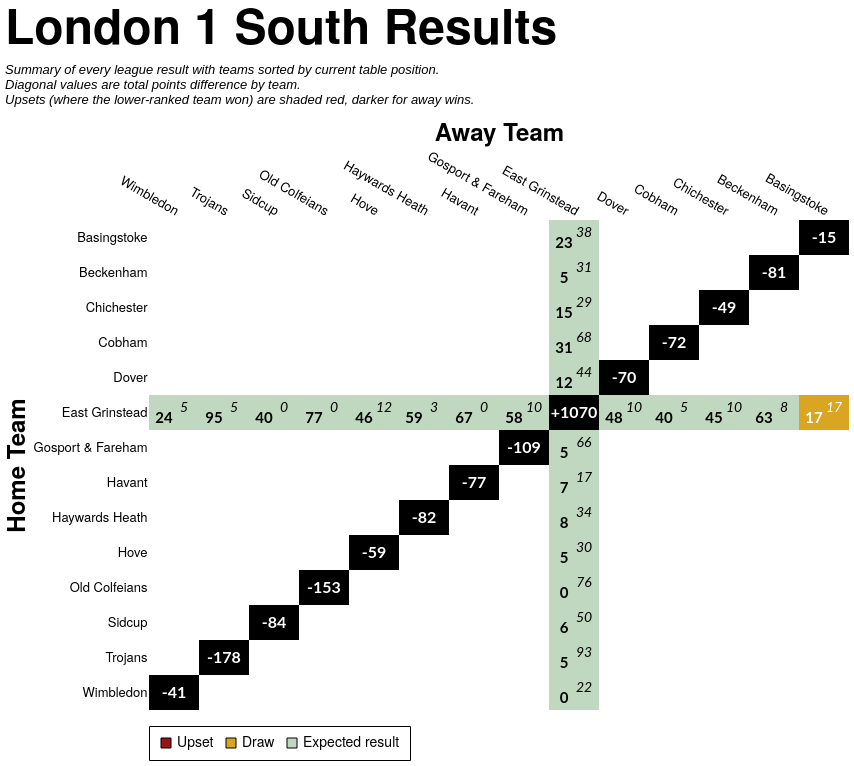

Specify this chart in Vega-Lite:
### Vega-Lite specification from a JSON file in a GitHub repository (floating-point values rounded to 4 significant figures; data arrays with more than 128 entries replaced by an {"elided": "..."} marker saying what was removed)
{"config": {"axis": {"labelFont": "PT Sans Narrow, Helvetica Neue, Helvetica, Arial, sans-serif", "titleFont": "PT Sans Narrow, Helvetica Neue, Helvetica, Arial, sans-serif", "labelFontSize": 13, "titleFontSize": 24, "gridColor": "#202947", "gridOpacity": 0.2, "zindex": 1}, "text": {"font": "Lato, sans-serif"}, "bar": {"cornerRadiusEnd": 5}, "header": {"labelFont": "PT Sans Narrow, Helvetica Neue, Helvetica, Arial, sans-serif", "titleFont": "PT Sans Narrow, Helvetica Neue, Helvetica, Arial, sans-serif", "labelFontSize": 24, "titleFontSize": 28, "labelFontWeight": "bold", "orient": "left"}, "legend": {"labelFont": "PT Sans Narrow, Helvetica Neue, Helvetica, Arial, sans-serif", "titleFont": "PT Sans Narrow, Helvetica Neue, Helvetica, Arial, sans-serif", "labelFontSize": 14, "titleFontSize": 16, "titlePadding": 5, "fillColor": "white", "strokeColor": "black", "padding": 10, "titleFontWeight": "lighter", "titleFontStyle": "italic", "titleColor": "gray", "offset": 10}, "title": {"font": "PT Sans Narrow, Helvetica Neue, Helvetica, Arial, sans-serif", "fontSize": 48, "fontWeight": "bold", "anchor": "start", "align": "center", "titlePadding": 20, "subtitlePadding": 10, "subtitleFontSize": 13, "subtitleColor": "", "subtitleFontStyle": "italic", "offset": 15, "color": "black"}, "axisX": {"labelAngle": 0}, "facet": {"title": null, "header": null, "align": {"row": "each", "column": "each"}, "spacing": 10}, "resolve": {"scale": {"y": "independent", "facet": "independent"}}, "background": "transparent", "scale": {"offsetBandPaddingOuter": 0.2, "offsetBandPaddingInner": 0.1}, "view": {"stroke": null, "background": "transparent"}}, "layer": [{"data": {"name": "data-c1d8f1727e46758b5e7db4a7bcf961a6"}, "mark": {"type": "rect"}, "encoding": {"color": {"field": "unexpected_result", "legend": {"labelExpr": "datum.value === 'Upset (Away Win)' ? 'Upset' : datum.value", "labelLimit": 220, "offset": 16, "orient": "bottom", "symbolStrokeColor": "black", "symbolStrokeWidth": 1, "values": ["Upset (Away Win)", "Draw", "Expected result"]}, "scale": {"domain": ["Expected result", "Upset (Home Win)", "Upset (Away Win)", "Draw", "To be played", "N/A"], "range": ["#146f1444", "#991515bb", "#991515", "goldenrod", "white", "black"]}, "title": null, "type": "nominal"}, "opacity": {"condition": {"test": "datum.home_team == param_26.home_team || datum.away_team == param_26.home_team || !isValid(param_26.home_team)", "value": 1.0}, "value": 0.1}, "tooltip": [{"field": "home_team", "title": "Home", "type": "nominal"}, {"field": "away_team", "title": "Away", "type": "nominal"}, {"field": "home_score_text", "title": "Home Score", "type": "nominal"}, {"field": "away_score_text", "title": "Away Score", "type": "nominal"}, {"field": "result", "title": "Result", "type": "nominal"}, {"field": "unexpected_result", "title": "Unexpectedness", "type": "nominal"}, {"field": "date", "format": "%d %b %Y", "title": "Date", "type": "temporal"}], "x": {"axis": {"domain": false, "grid": false, "labelAngle": 30, "orient": "top", "ticks": false}, "field": "away_team", "sort": ["Wimbledon", "Trojans", "Sidcup", "Old Colfeians", "Hove", "Haywards Heath", "Havant", "Gosport & Fareham", "East Grinstead", "Dover", "Cobham", "Chichester", "Beckenham", "Basingstoke"], "title": "Away Team", "type": "nominal"}, "y": {"axis": {"domain": false, "grid": false, "ticks": false}, "field": "home_team", "sort": ["Basingstoke", "Beckenham", "Chichester", "Cobham", "Dover", "East Grinstead", "Gosport & Fareham", "Havant", "Haywards Heath", "Hove", "Old Colfeians", "Sidcup", "Trojans", "Wimbledon"], "title": "Home Team", "type": "nominal"}}, "name": "view_27"}, {"data": {"name": "data-c1d8f1727e46758b5e7db4a7bcf961a6"}, "mark": {"type": "text", "fontStyle": "italic", "size": 14, "xOffset": 10, "yOffset": -5}, "encoding": {"color": {"condition": {"test": "(datum.home_team == param_26.home_team || datum.away_team == param_26.home_team || !isValid(param_26.home_team)) && datum.unexpected_result == 'Expected result'", "value": "black"}, "value": "white"}, "text": {"field": "away_score_text", "type": "nominal"}, "x": {"field": "away_team", "sort": ["Wimbledon", "Trojans", "Sidcup", "Old Colfeians", "Hove", "Haywards Heath", "Havant", "Gosport & Fareham", "East Grinstead", "Dover", "Cobham", "Chichester", "Beckenham", "Basingstoke"], "type": "nominal"}, "y": {"field": "home_team", "sort": ["Basingstoke", "Beckenham", "Chichester", "Cobham", "Dover", "East Grinstead", "Gosport & Fareham", "Havant", "Haywards Heath", "Hove", "Old Colfeians", "Sidcup", "Trojans", "Wimbledon"], "type": "nominal"}}, "transform": [{"filter": "datum.away_score_text != '' && datum.away_score_text != 'WO'"}]}, {"data": {"name": "data-c1d8f1727e46758b5e7db4a7bcf961a6"}, "mark": {"type": "text", "size": 12, "xOffset": 10, "yOffset": -5}, "encoding": {"color": {"condition": {"test": "(datum.home_team == param_26.home_team || datum.away_team == param_26.home_team || !isValid(param_26.home_team)) && datum.unexpected_result == 'Expected result'", "value": "black"}, "value": "white"}, "text": {"field": "away_score_text", "type": "nominal"}, "x": {"field": "away_team", "sort": ["Wimbledon", "Trojans", "Sidcup", "Old Colfeians", "Hove", "Haywards Heath", "Havant", "Gosport & Fareham", "East Grinstead", "Dover", "Cobham", "Chichester", "Beckenham", "Basingstoke"], "type": "nominal"}, "y": {"field": "home_team", "sort": ["Basingstoke", "Beckenham", "Chichester", "Cobham", "Dover", "East Grinstead", "Gosport & Fareham", "Havant", "Haywards Heath", "Hove", "Old Colfeians", "Sidcup", "Trojans", "Wimbledon"], "type": "nominal"}}, "transform": [{"filter": "datum.away_score_text == 'WO'"}]}, {"data": {"name": "data-c1d8f1727e46758b5e7db4a7bcf961a6"}, "mark": {"type": "text", "fontWeight": "bold", "size": 15, "xOffset": -10, "yOffset": 5}, "encoding": {"color": {"condition": {"test": "(datum.home_team == param_26.home_team || datum.away_team == param_26.home_team || !isValid(param_26.home_team)) && datum.unexpected_result == 'Expected result'", "value": "black"}, "value": "white"}, "text": {"field": "home_score_text", "type": "nominal"}, "x": {"field": "away_team", "sort": ["Wimbledon", "Trojans", "Sidcup", "Old Colfeians", "Hove", "Haywards Heath", "Havant", "Gosport & Fareham", "East Grinstead", "Dover", "Cobham", "Chichester", "Beckenham", "Basingstoke"], "type": "nominal"}, "y": {"field": "home_team", "sort": ["Basingstoke", "Beckenham", "Chichester", "Cobham", "Dover", "East Grinstead", "Gosport & Fareham", "Havant", "Haywards Heath", "Hove", "Old Colfeians", "Sidcup", "Trojans", "Wimbledon"], "type": "nominal"}}, "transform": [{"filter": "datum.home_score_text != '' && datum.home_score_text != 'WO'"}]}, {"data": {"name": "data-c1d8f1727e46758b5e7db4a7bcf961a6"}, "mark": {"type": "text", "size": 12, "xOffset": -10, "yOffset": 5}, "encoding": {"color": {"condition": {"test": "(datum.home_team == param_26.home_team || datum.away_team == param_26.home_team || !isValid(param_26.home_team)) && datum.unexpected_result == 'Expected result'", "value": "black"}, "value": "white"}, "text": {"field": "home_score_text", "type": "nominal"}, "x": {"field": "away_team", "sort": ["Wimbledon", "Trojans", "Sidcup", "Old Colfeians", "Hove", "Haywards Heath", "Havant", "Gosport & Fareham", "East Grinstead", "Dover", "Cobham", "Chichester", "Beckenham", "Basingstoke"], "type": "nominal"}, "y": {"field": "home_team", "sort": ["Basingstoke", "Beckenham", "Chichester", "Cobham", "Dover", "East Grinstead", "Gosport & Fareham", "Havant", "Haywards Heath", "Hove", "Old Colfeians", "Sidcup", "Trojans", "Wimbledon"], "type": "nominal"}}, "transform": [{"filter": "datum.home_score_text == 'WO'"}]}, {"data": {"name": "data-8395a85eb6dff59fcdbd123e48d29d8f"}, "mark": {"type": "text", "color": "white", "fontWeight": "bold", "size": 16}, "encoding": {"text": {"field": "display_text", "type": "nominal"}, "tooltip": [{"field": "home_team", "title": "Team", "type": "nominal"}, {"field": "display_text", "title": "Points Difference", "type": "nominal"}], "x": {"field": "away_team", "sort": ["Wimbledon", "Trojans", "Sidcup", "Old Colfeians", "Hove", "Haywards Heath", "Havant", "Gosport & Fareham", "East Grinstead", "Dover", "Cobham", "Chichester", "Beckenham", "Basingstoke"], "type": "nominal"}, "y": {"field": "home_team", "sort": ["Basingstoke", "Beckenham", "Chichester", "Cobham", "Dover", "East Grinstead", "Gosport & Fareham", "Havant", "Haywards Heath", "Hove", "Old Colfeians", "Sidcup", "Trojans", "Wimbledon"], "type": "nominal"}}}], "height": {"step": 35}, "params": [{"name": "param_26", "select": {"type": "point", "clear": "dblclick", "fields": ["home_team"], "on": "click"}, "value": null, "views": ["view_27"]}], "title": {"text": "London 1 South Results", "subtitle": ["Summary of every league result with teams sorted by current table position.", "Diagonal values are total points difference by team.", "Upsets (where the lower-ranked team won) are shaded red, darker for away wins."]}, "width": {"step": 50}, "$schema": "https://vega.github.io/schema/vega-lite/v5.20.1.json", "datasets": {"data-c1d8f1727e46758b5e7db4a7bcf961a6": {"elided": "196 records"}, "data-8395a85eb6dff59fcdbd123e48d29d8f": [{"home_team": "Basingstoke", "away_team": "Basingstoke", "match_id": null, "date": "", "home_score": null, "away_score": null, "home_walkover": null, "away_walkover": null, "result": "N/A", "home_score_text": "", "away_score_text": "", "wo_result": "", "score_text": "", "display_text": "-15", "is_diagonal": true, "result_simple": "N/A", "unexpected_result": "N/A", "unexpected_opacity": 1.0}, {"home_team": "Beckenham", "away_team": "Beckenham", "match_id": null, "date": "", "home_score": null, "away_score": null, "home_walkover": null, "away_walkover": null, "result": "N/A", "home_score_text": "", "away_score_text": "", "wo_result": "", "score_text": "", "display_text": "-81", "is_diagonal": true, "result_simple": "N/A", "unexpected_result": "N/A", "unexpected_opacity": 1.0}, {"home_team": "Chichester", "away_team": "Chichester", "match_id": null, "date": "", "home_score": null, "away_score": null, "home_walkover": null, "away_walkover": null, "result": "N/A", "home_score_text": "", "away_score_text": "", "wo_result": "", "score_text": "", "display_text": "-49", "is_diagonal": true, "result_simple": "N/A", "unexpected_result": "N/A", "unexpected_opacity": 1.0}, {"home_team": "Cobham", "away_team": "Cobham", "match_id": null, "date": "", "home_score": null, "away_score": null, "home_walkover": null, "away_walkover": null, "result": "N/A", "home_score_text": "", "away_score_text": "", "wo_result": "", "score_text": "", "display_text": "-72", "is_diagonal": true, "result_simple": "N/A", "unexpected_result": "N/A", "unexpected_opacity": 1.0}, {"home_team": "Dover", "away_team": "Dover", "match_id": null, "date": "", "home_score": null, "away_score": null, "home_walkover": null, "away_walkover": null, "result": "N/A", "home_score_text": "", "away_score_text": "", "wo_result": "", "score_text": "", "display_text": "-70", "is_diagonal": true, "result_simple": "N/A", "unexpected_result": "N/A", "unexpected_opacity": 1.0}, {"home_team": "East Grinstead", "away_team": "East Grinstead", "match_id": null, "date": "", "home_score": null, "away_score": null, "home_walkover": null, "away_walkover": null, "result": "N/A", "home_score_text": "", "away_score_text": "", "wo_result": "", "score_text": "", "display_text": "+1070", "is_diagonal": true, "result_simple": "N/A", "unexpected_result": "N/A", "unexpected_opacity": 1.0}, {"home_team": "Gosport & Fareham", "away_team": "Gosport & Fareham", "match_id": null, "date": "", "home_score": null, "away_score": null, "home_walkover": null, "away_walkover": null, "result": "N/A", "home_score_text": "", "away_score_text": "", "wo_result": "", "score_text": "", "display_text": "-109", "is_diagonal": true, "result_simple": "N/A", "unexpected_result": "N/A", "unexpected_opacity": 1.0}, {"home_team": "Havant", "away_team": "Havant", "match_id": null, "date": "", "home_score": null, "away_score": null, "home_walkover": null, "away_walkover": null, "result": "N/A", "home_score_text": "", "away_score_text": "", "wo_result": "", "score_text": "", "display_text": "-77", "is_diagonal": true, "result_simple": "N/A", "unexpected_result": "N/A", "unexpected_opacity": 1.0}, {"home_team": "Haywards Heath", "away_team": "Haywards Heath", "match_id": null, "date": "", "home_score": null, "away_score": null, "home_walkover": null, "away_walkover": null, "result": "N/A", "home_score_text": "", "away_score_text": "", "wo_result": "", "score_text": "", "display_text": "-82", "is_diagonal": true, "result_simple": "N/A", "unexpected_result": "N/A", "unexpected_opacity": 1.0}, {"home_team": "Hove", "away_team": "Hove", "match_id": null, "date": "", "home_score": null, "away_score": null, "home_walkover": null, "away_walkover": null, "result": "N/A", "home_score_text": "", "away_score_text": "", "wo_result": "", "score_text": "", "display_text": "-59", "is_diagonal": true, "result_simple": "N/A", "unexpected_result": "N/A", "unexpected_opacity": 1.0}, {"home_team": "Old Colfeians", "away_team": "Old Colfeians", "match_id": null, "date": "", "home_score": null, "away_score": null, "home_walkover": null, "away_walkover": null, "result": "N/A", "home_score_text": "", "away_score_text": "", "wo_result": "", "score_text": "", "display_text": "-153", "is_diagonal": true, "result_simple": "N/A", "unexpected_result": "N/A", "unexpected_opacity": 1.0}, {"home_team": "Sidcup", "away_team": "Sidcup", "match_id": null, "date": "", "home_score": null, "away_score": null, "home_walkover": null, "away_walkover": null, "result": "N/A", "home_score_text": "", "away_score_text": "", "wo_result": "", "score_text": "", "display_text": "-84", "is_diagonal": true, "result_simple": "N/A", "unexpected_result": "N/A", "unexpected_opacity": 1.0}, {"home_team": "Trojans", "away_team": "Trojans", "match_id": null, "date": "", "home_score": null, "away_score": null, "home_walkover": null, "away_walkover": null, "result": "N/A", "home_score_text": "", "away_score_text": "", "wo_result": "", "score_text": "", "display_text": "-178", "is_diagonal": true, "result_simple": "N/A", "unexpected_result": "N/A", "unexpected_opacity": 1.0}, {"home_team": "Wimbledon", "away_team": "Wimbledon", "match_id": null, "date": "", "home_score": null, "away_score": null, "home_walkover": null, "away_walkover": null, "result": "N/A", "home_score_text": "", "away_score_text": "", "wo_result": "", "score_text": "", "display_text": "-41", "is_diagonal": true, "result_simple": "N/A", "unexpected_result": "N/A", "unexpected_opacity": 1.0}]}}
